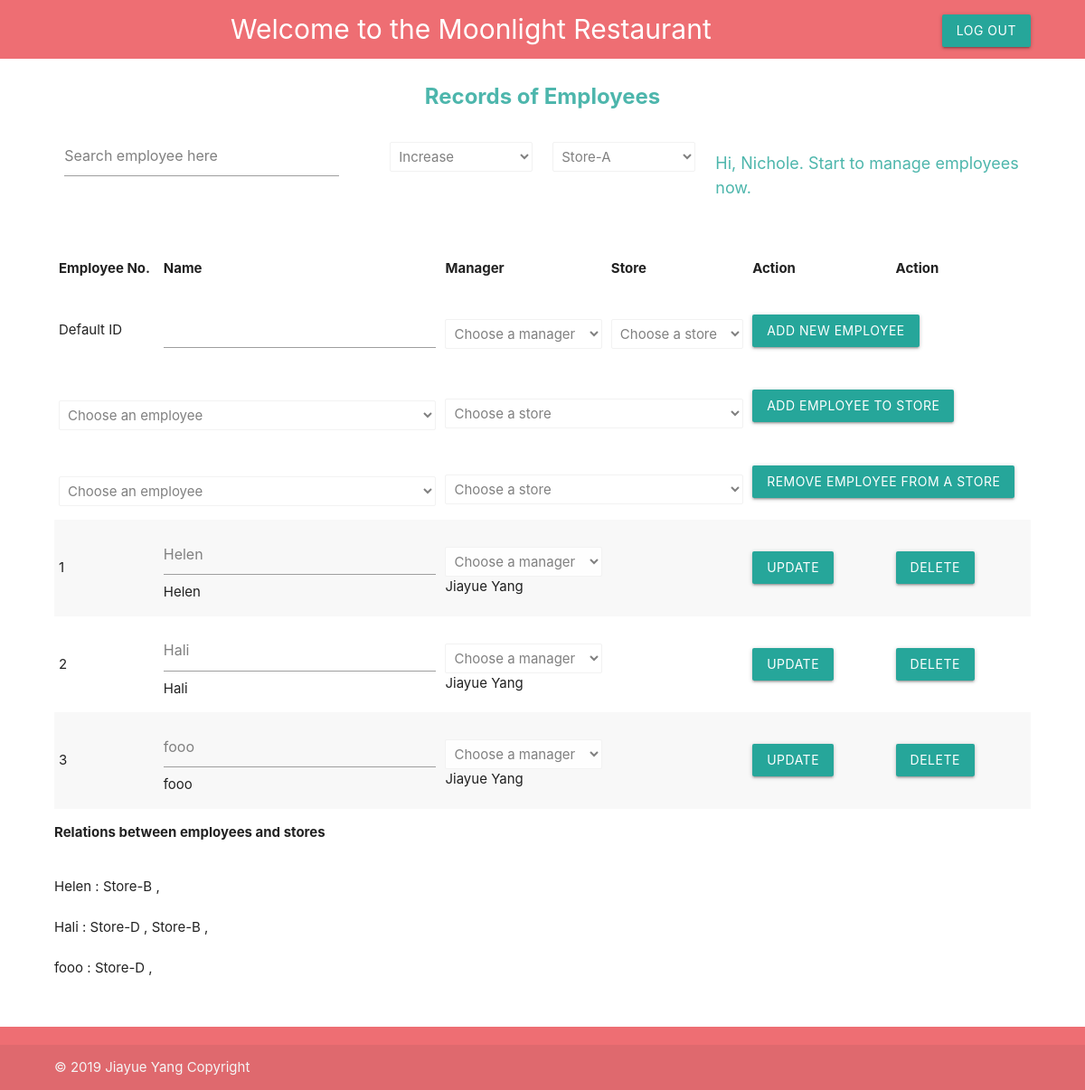
The page /Manager-Employee/ on the database as committed earlier.
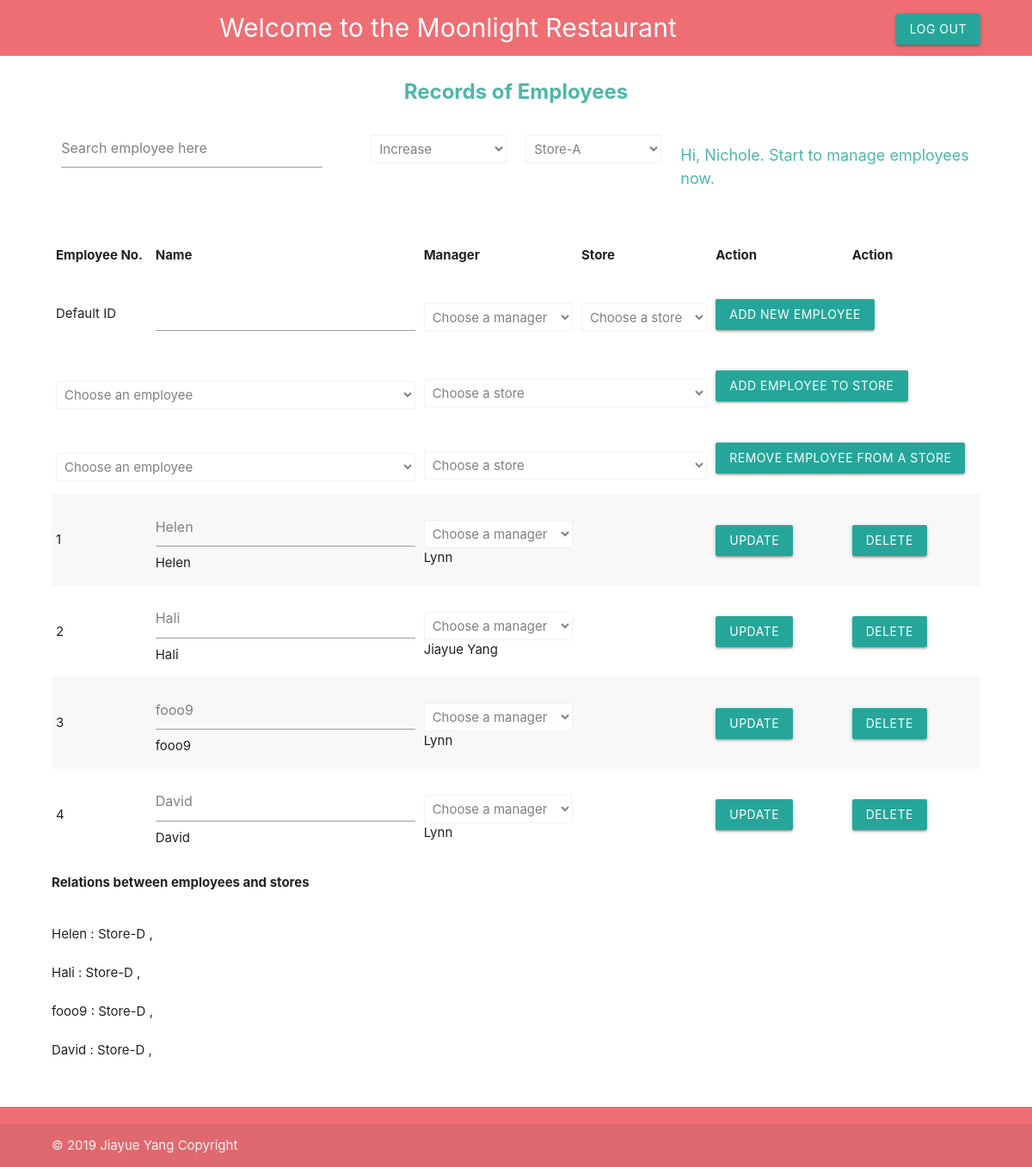
The same page on the database as committed later.
### menuserve/models.py (models this page shows)
class Employee(models.Model):
    name = models.CharField(max_length=20)
    e_store = models.ManyToManyField(Store)
    manager = models.ForeignKey(Manager,on_delete=models.CASCADE)

class Manager(models.Model):
    name = models.CharField(max_length=20)
    gender = models.CharField(max_length=20,default='male')

class Store(models.Model):
    location = models.CharField(max_length=100)
    name = models.CharField(max_length=10)
    store_manager = models.ForeignKey(Manager,on_delete=models.CASCADE)

### menuserve/views.py (the view, shortened to what this page needs)
# urls.py: url(r'^Manager-Employee/',manageremployee,name="manageremployee"),
def manageremployee(request):
    content={}
    content["show"]=""
    content["show_error"]=""
    store_message=""
    stores = Store.objects.all()
    managers = Manager.objects.all()
    employees = Employee.objects.all()
    return render(request,"Manager-Employee.html",{"stores":stores,"managers":managers,"employees":employees, "show":store_message})

### menuserve/templates/Manager-Employee.html (shortened to what the changed rows need)
<!DOCTYPE html>
    <html lang="en-US">
    <head>
        {% load static %}
        <link type="text/css" rel="stylesheet" href="{% static 'css/materialize.min.css' %}"  media="screen"/>
        {% load static %}
        <link type="text/css" rel="stylesheet" href="{% static 'css/additional.css' %}" charset="utf-8"  />
    </head>
    <body>
        <div class="general-container">
            <div class="record-table">
        <table class="striped" >
            <thead>
              <tr>
                  <th>Employee No.</th>
                  <th>Name</th>
                  <th>Manager</th>
                  <th>Store</th>
                  <th>Action</th>
                  <th>Action</th>
              </tr>
            </thead>
            <tbody>
                    {% for employee in employees %}
              <tr>
                    <form action="#" method="POST">
                <td>{{employee.id}}</td>
                <td> <input type="text" name="input_employeename" value="{{employee.name}}">{{employee.name}}</td>
                <td>{% csrf_token %}
                        <select id="manager" class="select-management" name="manager_select" >
                            <option class="disabled" value="">Choose a manager</option>
                            </select>{{ employee.manager.name }}</td>
                    <td>
                          </td>
                <td>
                    <button class="waves-effect waves-light btn" name = "EmployeeUpdate" id="{{ employee.id }}" value="{{ employee.id }}" type="submit">Update</button>
                </td>
                </form>
                <td>
                        <form action="#" method="POST">
                                <button class="waves-effect waves-light btn" name = "EmployeeDelete" id="{{ employee.id }}" value="{{ employee.id }}" type="submit">Delete</button>
                </form>
                </td>
              </tr>
              {% endfor %}
            </tbody>
          </table>
          <div>
              <P> <b>Relations between employees and stores</b></P>
          {% for employee in employees %}
          <br>
          {{employee.name}} :
          {%  for s in employee.e_store.all %}
          {{s.name}} ,
          {% endfor %}
          <br>
          {% endfor%}
        </div>
          </div>
          </div>
        </body>
</html>

Rows that differ between the two databases and show on the page:
removed Store: name "Store-B"
changed Employee "Helen": manager.name "Jiayue Yang" → "Lynn"; gains Store (name "Store-D")
changed Employee id 3: input_employeename "fooo" → "fooo9"; name "fooo" → "fooo9"; manager.name "Jiayue Yang" → "Lynn"
added Employee: id "4", input_employeename "David", name "David", manager.name "Lynn", Store (name "Store-D")
